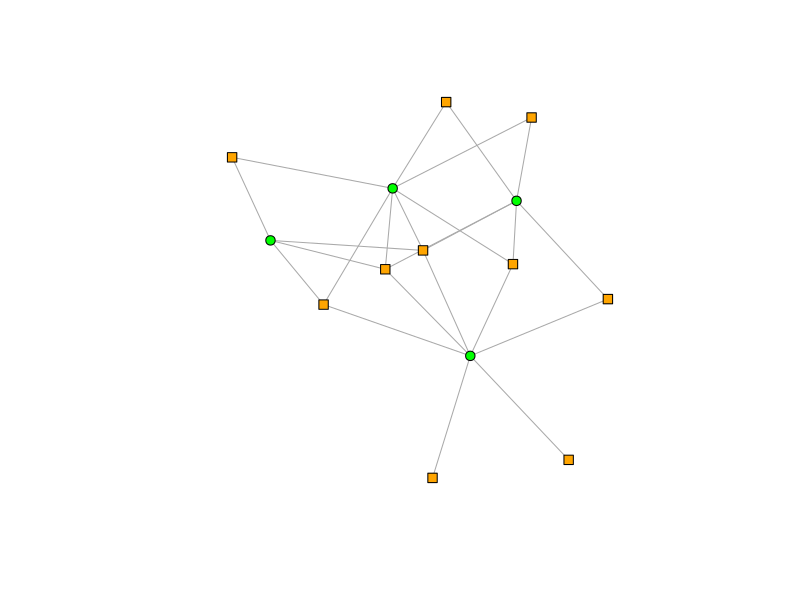
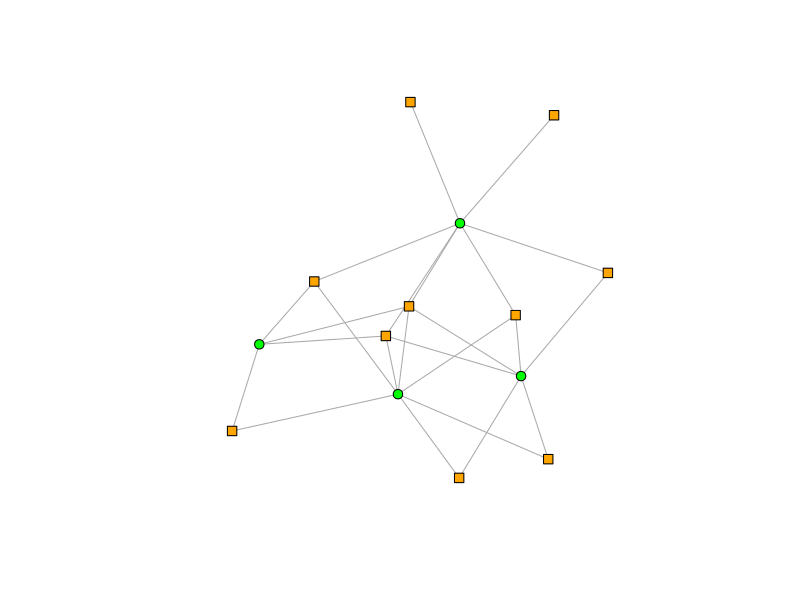

Write the R code that produced these figures, in order. (Note: this script raises an error after producing the figures.)
# Notes --------------------------------------------------------------------------------------------
# Date: 28.12.2018
# Author: Michal Stachnio


# 1) Will need to deal with the fact initial quantities can be decimal values. It shouldn't be the case
#    I should therefore round it up and either adjust the assets size to fit the values, or redistribute the sizes so that it works.
# 2) Important: When the asset reduction takes place, it creates a new equilibrium price value for the asset. This means it does not react the same way for a given volume sold!
# 3) Should maybe check on graph generation if it is possible to make sure that the graph cannot be divided in 2
# 4) This is the slowest part of the code:
  # for (i in 1:n_Banks) {
  #   for (j in 1:m_Assets) {
  #     if (graph1[i, j+ n_Banks] == 1) {
  #       q_0[i, j] = balanceSheet[ i,1] / (k_i[i] * p_0[j])
  #     } 
  #   }
  # }
  # System_Q = rowSums(t(q_0))

# Packages --------------------------------------------------------------------------------------------

library(igraph)

# Fucntions --------------------------------------------------------------------------------

NamingString = function(String, startingValue, size) {
  nameString = matrix("0", nrow = 1, ncol = size, byrow = TRUE)
  for (i in 1:size) {
    nameString[, i] = paste(String, i - 1 + startingValue, sep = "") # sep="" means that there is no space between w and the number
  }
  return (nameString)
}

NamingRows = function(String, data, startingValue) {
  
  # Input Variables:
  # String        = value in "" that will be the name that will be iterated
  # data          = data structure that will have a new name for rows
  # startingValue = allows to start with 0 or 1 etc...
  
  dataNames = matrix("0", nrow = nrow(data), ncol = 1, byrow = TRUE)
  for (i in 1:nrow(dataNames)) {
    dataNames[i, ] = paste(String, i - 1 + startingValue, sep = "") # sep="" means that there is no space between w and the number
  }
  rownames(data) = c(dataNames)
  return (data)
}

NamingCols = function(String, data, startingValue) {
  dataNames = matrix("0", nrow = 1, ncol = ncol(data), byrow = TRUE)
  for (i in 1:ncol(dataNames)) {
    dataNames[, i] = paste(String, i - 1 + startingValue, sep = "") # sep="" means that there is no space between w and the number
  }
  colnames(data) = c(dataNames)
  return (data)
}

# Parameters ------------------------------------------------------------------------------------------------------------------

# Generating Graph
n_Banks = 10
m_Assets = 4
linkProbabiliy = 0.5

# Generating the balance Sheet 
asset_0 = 80
cash_0 = 20
liabilities_0 = 96 
intial_Price = matrix(data = 1, nrow = m_Assets, ncol = 1)

# System rules parameters
gamma = matrix(data = 0.05, nrow = n_Banks, ncol = 1)
liquidity_factor = matrix(0, nrow = m_Assets, ncol = 1)
for (i in 1:m_Assets) {
  liquidity_factor[i] = 0.1
}
daily_market_volume = 0.01
method_selection = 2
external_Trade_Dummy = 0

# Shock & Simulation
assetReduction = 0.05
numberIterations = 30



# Generating the bipartiate graph --------------------------------------------------------------------------------------------


Generategraph = function(n_Banks, m_Assets, linkProbabiliy) {
  # Generates the graph
  graph = sample_bipartite(n_Banks, m_Assets, p=linkProbabiliy)
  # Changes the form of the vertex for the graph
  V(graph)$shape <- c("square", "circle")[V(graph)$type+1]
  # Deletes the label
  V(graph)$label <- c(NamingString("bank",1,n_Banks), NamingString("asset",1,m_Assets))
  
  return(graph)
}

# System Rules ------------------------------------------------------------



# Bankruptcy Check
BankruptcyCheck = function(balanceSheet, delta_asset) {
  for (i in 1:n_Banks) {
    if (balanceSheet[ ,1] + balanceSheet[ ,2] - balanceSheet[ ,3] < 0 ) {
      delta_asset[i] = balanceSheet[ i,1]
    }
  }
  return(delta_asset)
}

# Price Impact
Price_Impact = function(decision_Volume_Traded, liquidity_factor, m_Assets, p_0, System_Q,
                        daily_market_volume, net_Volume_Traded, external_Trade_Dummy, 
                        System_Update_Dummy) {
  # External trade is the demand for the asset outside of the financial system
  if (external_Trade_Dummy == 1) {
    external_Trade = matrix(System_Q * daily_market_volume, nrow = m_Assets, ncol = 1)
    external_Trade = NamingRows("asset", external_Trade, 1) 
  } else {
    external_Trade = 0
  }
  
  net_Volume_Traded = rowSums(decision_Volume_Traded) + net_Volume_Traded + external_Trade
  
  if (System_Update_Dummy == 1) {
    assign("net_Volume_Traded", net_Volume_Traded, envir = .GlobalEnv)
  }
  p_t1 = p_0 * exp(liquidity_factor * net_Volume_Traded/System_Q)  
  
  return(p_t1)
}

# Liquidation Schedules ------------------------------------------------------------


# Approach 2: Liquidation based on bank holdings:
# WIP !!

# Lagrangian_Approach2 = function(x,i,q_t, p_0, liquidity_factor,net_Volume_Traded, m_Assets, System_Q) {
#   
#   lambda = x[1] 
#   decision_Volume_Traded = matrix(x[2:(m_Assets + 1)], nrow = m_Assets, ncol = 1)
#   
#   
#   LagrangianValue = colSums(q_t[i, ] * p_0 * exp(-liquidity_factor * (net_Volume_Traded + decision_Volume_Traded))) + 
#     balanceSheet[i, 1] + balanceSheet[i, 3] - 
#     lambda * (
#       colSums((q_t[i, ] - decision_Volume_Traded) * p_0 * exp(-liquidity_factor * (net_Volume_Traded + decision_Volume_Traded)/System_Q)) /
#         (colSums(q_t[i, ] * p_0 * exp(-liquidity_factor * (net_Volume_Traded + decision_Volume_Traded)/System_Q)) + balanceSheet[i, 1] + balanceSheet[i, 3])
#      - target_Leverage[i])
#   return(-LagrangianValue)
# }

Lagrangian_Approach2_Test = function(x, i, q_t, p_0, liquidity_factor,net_Volume_Traded, 
                                     m_Assets, System_Q, delta_asset, external_Trade_Dummy) {
  
  lambda = x[1] 
  decision_Volume_Traded = matrix(x[2:(m_Assets + 1)], nrow = m_Assets, ncol = 1)
  
  LagrangianValue = colSums(q_t[i, ] * 
                            (p_t - Price_Impact(decision_Volume_Traded, liquidity_factor, m_Assets, p_0, System_Q,
                                                daily_market_volume, net_Volume_Traded, external_Trade_Dummy, 
                                                System_Update_Dummy = 0))) - 
                            lambda * (colSums(decision_Volume_Traded * p_t) + delta_asset[i])
  
  if (max(decision_Volume_Traded) > 0) {
    LagrangianValue = 9999999
  }

  for (j in 1:m_Assets) {
    if (q_t[i, j] - decision_Volume_Traded[j] < 0 ) {
      LagrangianValue = 9999999
    }
  }
  
  return(LagrangianValue)
}

# System actualisation rules --------------------------------------------------------------
System_Update = function(method_selection, gamma, asset_t, equity_t, target_Leverage, q_t, p_t, n_Banks, m_Assets, liquidity_factor, p_0,
                          balanceSheet, external_Trade_Dummy) {

  # 2) Defines the liquidation schedule
  
  # Approach 1: Pro-Rata Liquidation            -----------
  if (method_selection == 1) {
    
    decision_Volume_Traded = matrix(0, nrow = m_Assets, ncol = n_Banks)
    decision_Volume_Traded = NamingRows("asset", decision_Volume_Traded, 1) 
    decision_Volume_Traded = NamingCols("bank", decision_Volume_Traded, 1)
    q_copy = q_t
    
    
    # Liquidation Quantity - Calculates delta_asset
    delta_asset = matrix(0, nrow = n_Banks, ncol = 1)
    bank_index_array = 1:n_Banks
    for (i in 1:n_Banks) {
      # bankruptcy check
      if (balanceSheet[i, 1] + balanceSheet[i, 2] - balanceSheet[i, 3] < 0 ) {
        decision_Volume_Traded[, i] = -t(q_t[i, ])
        bank_index_array = bank_index_array[!bank_index_array %in% i]
      } else {
        delta_asset[i] = gamma[i] * balanceSheet[i, 1] * ((1 - (target_Leverage[i] * balanceSheet[i, 4])/balanceSheet[i, 1]))
      }
    }
    for (i in bank_index_array) {
      leftover_delta_asset = delta_asset[i]
      # counts how many assets are held by each bank
      count_Asset_Held = length(which(q_t[i, ] > 0))
      # If it needs to liquidate:
      if (delta_asset[i] != 0) {
        # per asset monetary volume it needs to liquidate
        per_Asset_Liquidation_Quantity = delta_asset[i] / count_Asset_Held
        
        repeat{
          test = 0
          for (j in which(q_copy[i, ] > 0)) {
            # If a bank does not have enough of one asset to liquidate on a pro-rata basis, 
            # it liquidates all it has and then adapts how much it liquidates of other assets.
            if (q_t[i, j] * p_t[j] < per_Asset_Liquidation_Quantity) {
              # all the position in the asset is liquidated
              decision_Volume_Traded[j, i] = - q_t[i, j]
              q_copy[i, j] = 0
              # The monetary value to be liquidated decreases
              leftover_delta_asset = delta_asset[i] + rowSums(t(decision_Volume_Traded[, i] %*% p_t))
              # Adapts the per_Asset_Liquidation_Quantity to new quantity/ liquidation value
              count_Asset_Held = count_Asset_Held - 1
              per_Asset_Liquidation_Quantity = leftover_delta_asset / count_Asset_Held 
            } else {
              test = test + 1
            }
          }
          if (test == length(which(q_copy[i,] > 0))) {
            break
          }
        }
      }
      # If there are some assets for which the bank can fully liquidate, it liquidates equal amounts:
      if (count_Asset_Held > 0) {
        # Identifies the index of the assets where the bank still holds a position:
        assign_Vector = which((q_copy[i, ] + decision_Volume_Traded[, i]) > 0)
        for (q in assign_Vector) {
          decision_Volume_Traded[assign_Vector, i] = -leftover_delta_asset / count_Asset_Held
        }
      }
    }
     
  } 
  # Approach 2: Bank Holding Liqudiation        ----------- 
  else if (method_selection == 2) {
  
    decision_Volume_Traded = matrix(0, nrow = m_Assets, ncol = n_Banks)
    decision_Volume_Traded = NamingRows("asset", decision_Volume_Traded, 1) 
    decision_Volume_Traded = NamingCols("bank", decision_Volume_Traded, 1)
    
    # Liquidation quantity
    delta_asset = matrix(0, nrow = n_Banks, ncol = 1)

    for (i in 1:n_Banks) {
      # Liquidate everything if bankrupt
      if (balanceSheet[i, 1] + balanceSheet[i, 2] - balanceSheet[i, 3] < 0 ) {
        decision_Volume_Traded[, i] = -t(q_t[i, ])
      
      # if not bankrupt
      } else {
        
        delta_asset[i] = gamma[i] * balanceSheet[i, 1] * ((1 - (target_Leverage[i] * balanceSheet[i, 4])/balanceSheet[i, 1]))
        
        parameter_initial_values = matrix(c(1, -0.1 *q_t[i,]), nrow = 1 + m_Assets, ncol = 1)
        
        OptimalValues = optim(x = parameter_initial_values, Lagrangian_Approach2_Test,
                              i = i, q_t = q_t, p_0 = p_0, liquidity_factor = liquidity_factor, net_Volume_Traded = net_Volume_Traded,
                              m_Assets = m_Assets, System_Q = System_Q, delta_asset = delta_asset, external_Trade_Dummy = external_Trade_Dummy)
        
        decision_Volume_Traded[, i] = OptimalValues$par[2:(m_Assets + 1)]
      }
    }
  } 
  # Approach 3: Expectation Liquidation         ----------- 
  else if (method_selection == 3) {
    
  } 
  # Approach 4: Perfect Information Liquidation ----------- 
  else {
    
  }
  
  # 3) Calculate the price impact of decision_Volume_Traded
  p_t = Price_Impact(decision_Volume_Traded, liquidity_factor, m_Assets, p_0, System_Q, daily_market_volume, 
                     net_Volume_Traded, external_Trade_Dummy, System_Update_Dummy = 1)
  
  # 4) Settle the cash of the trade
  balanceSheet[, 2] = balanceSheet[, 2] - t(t(p_t) %*% decision_Volume_Traded)
  
  # 5) Reduce the quantities of holdings of banks
  q_t = q_t + t(decision_Volume_Traded)
  
  # 6) reupdate the asset values
  balanceSheet[, 1] = q_t %*% p_t
  
  # 7) Calculate the equity
  balanceSheet[, 4] = balanceSheet[, 1] + balanceSheet[, 2] - balanceSheet[, 3]
  
  # The funciton should return: the prices, the balance sheets, the quantities, 
  
  return(list("balanceSheet" = balanceSheet, "Quantities" = q_t, "Prices" = p_t, "decision_Volume_Traded" = decision_Volume_Traded))
}

# On top of this: 
# - monitoring of the bankruptcy rate, the delta asset sold, the total equity of the sstem
# - do a loop that stops once there are no more bankruptcies
# - make a loop so that it does multiple simulations and collects aggregate data on the simulations
# - 


# Execution Code ------------------------------------------------------------




# PART 1: Setting up the system

# Plots the graph, changes the color of the vertexes depending on the type
graph1 = Generategraph(n_Banks, m_Assets, linkProbabiliy)
plot(graph1, vertex.color=c("orange", "green")[1 + (V(graph1)$type == "TRUE")], 
     vertex.size = 5, vertex.label = NA) 

# Making sure each bank has at least one asset:
assetChoiceVector = 1:m_Assets
for (i in 1:n_Banks) {
  if (sum(graph1[i, ]) == 0) {
    assetChoice = sample(assetChoiceVector, 1)
    graph1 = graph1 + edge(c(i, assetChoice + n_Banks))
  }
}

# Making sure each asset has at least one bank:
bankChoiceVector = 1:n_Banks
for (i in 1:m_Assets) {
  if (sum(graph1[, i + n_Banks]) == 0) {
    bankChoice = sample(bankChoiceVector, 1)
    graph1 = graph1 + edge(c(i + n_Banks, assetChoice))
  }
}
plot(graph1, vertex.color=c("orange", "green")[1 + (V(graph1)$type == "TRUE")], 
     vertex.size = 5, vertex.label = NA) 

# Create the k_i vector that has the degrees of each bank
k_i = matrix(data = NA, ncol = 1, nrow = n_Banks)
for (i in 1:n_Banks) {
  k_i[i] = sum(graph1[i])
}
k_i = NamingRows("bank", k_i, 1)

# Create the l_j vector that has the degrees of each asset
l_j = matrix(data = NA, ncol = 1, nrow = m_Assets)
for (j in 1:m_Assets) {
  l_j[j] = sum(graph1[j+n_Banks])
}
l_j = NamingRows("asset", l_j, 1)

balanceSheet = matrix(data = NA, nrow = n_Banks, ncol = 4)
colnames(balanceSheet) = c("Assets", "Cash", "Liabilities", "Equity")
balanceSheet = NamingRows("bank", balanceSheet, 1) 
balanceSheet[ ,1] = asset_0
balanceSheet[ ,2] = cash_0
balanceSheet[ ,3] = liabilities_0
equity_0 = asset_0 + cash_0 - liabilities_0
balanceSheet[ ,4] = equity_0


# defining the initial price of assets:
p_0 = matrix(data = intial_Price, nrow = m_Assets, ncol = 1)
p_0 = NamingRows("asset", p_0, 1) 

# The matrix of asset quantities owned
q_0 = matrix(data = 0, nrow = n_Banks, ncol = m_Assets )
q_0 = NamingRows("bank", q_0, 1)
q_0 = NamingCols("asset", q_0, 1)

# Assigns the initial quantities owned by each bank of all assets
for (i in 1:n_Banks) {
  for (j in 1:m_Assets) {
    if (graph1[i, j+ n_Banks] == 1) {
      q_0[i, j] = balanceSheet[ i,1] / (k_i[i] * p_0[j])
    } 
  }
}
System_Q = rowSums(t(q_0))

# Defining the termporal variables:
q_t = q_0
p_t = p_0
k_t = k_i
balanceSheet[, 1] = asset_0
equity_t = balanceSheet[, 4]
target_Leverage = asset_0 / balanceSheet[, 4] # Setting the target leverage at the initial leverage level
net_Volume_Traded = matrix(0, nrow = m_Assets, ncol = 1) 

# Part 2: Doing the simulation

# Shocking the system via price reduction
assetChoice = sample(assetChoiceVector, 1)
p_t[assetChoice] = (1 - assetReduction) * p_t[assetChoice]
p_0 = p_t

# Updating asset values
balanceSheet[, 1] = q_t %*% p_t

# Updating equity values
balanceSheet[, 4] = balanceSheet[, 1] + balanceSheet[, 2] - balanceSheet[, 3]


asset_evolution = matrix(0, nrow = numberIterations, ncol =1)
prices_evolution = matrix(0, nrow = numberIterations, ncol = m_Assets)
decision_Volume = array(data = NA, dim = c(n_Banks, m_Assets, numberIterations))
# Simulating one system
for (i in 1:numberIterations) {
  print("iteration:")
  print(i)
  system_Update_Values = System_Update(method_selection, gamma, balanceSheet[, 1], balanceSheet[, 4], target_Leverage, q_t, p_t, n_Banks, m_Assets, liquidity_factor, p_0,
                balanceSheet, external_Trade_Dummy)
  asset_evolution[i] = sum(balanceSheet[, 1])
  prices_evolution[i,] = t(p_t)
  
  balanceSheet = system_Update_Values$balanceSheet
  q_t = system_Update_Values$Quantities
  p_t = system_Update_Values$Prices
  decision_Volume[,,i] = system_Update_Values$decision_Volume_Traded
  print("asset_evolution:")
  print(asset_evolution[i])
  plot(asset_evolution[1:i] , type="p", col="black")  
}
plot(graph1, vertex.color=c("orange", "green")[1 + (V(graph1)$type == "TRUE")], 
     vertex.size = 5, vertex.label = NA) 
plot(asset_evolution)



